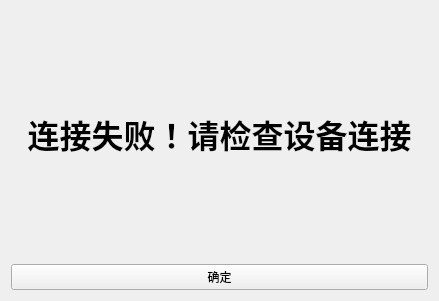
<?xml version="1.0" encoding="UTF-8"?>
<ui version="4.0">
 <class>Form</class>
 <widget class="QWidget" name="Form">
  <property name="geometry">
   <rect>
    <x>0</x>
    <y>0</y>
    <width>439</width>
    <height>301</height>
   </rect>
  </property>
  <property name="windowTitle">
   <string>Form</string>
  </property>
  <layout class="QGridLayout" name="gridLayout">
   <item row="0" column="0">
    <widget class="QLabel" name="label">
     <property name="text">
      <string>&lt;html&gt;&lt;head/&gt;&lt;body&gt;&lt;p align=&quot;center&quot;&gt;&lt;span style=&quot; font-size:24pt; font-weight:700;&quot;&gt;连接失败！请检查设备连接&lt;/span&gt;&lt;/p&gt;&lt;/body&gt;&lt;/html&gt;</string>
     </property>
    </widget>
   </item>
   <item row="1" column="0">
    <widget class="QPushButton" name="pushButton">
     <property name="text">
      <string>确定</string>
     </property>
    </widget>
   </item>
  </layout>
 </widget>
 <resources/>
 <connections/>
</ui>
